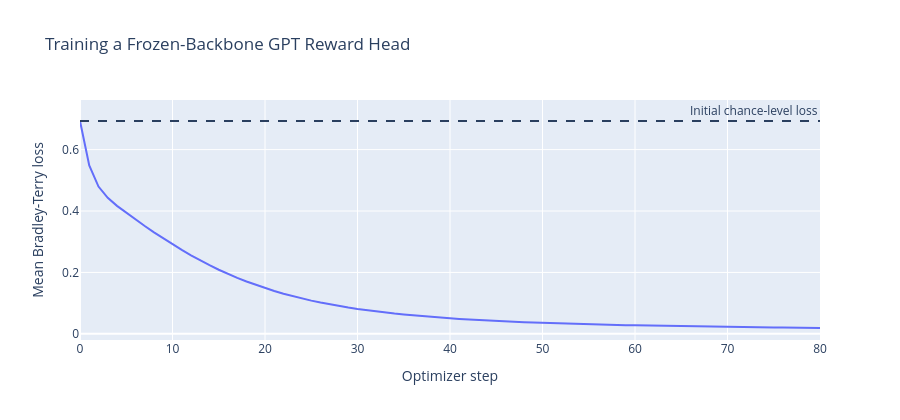

This figure's notebook cell:
### Code cell
import plotly.graph_objects as go

reward_fig = go.Figure()

reward_fig.add_trace(
    go.Scatter(
        x=list(range(len(reward_loss_history))),
        y=reward_loss_history,
        mode="lines",
        name="Bradley-Terry training loss",
        hovertemplate=(
            "Optimizer step: %{x}<br>BT loss: %{y:.5f}<extra></extra>"
        ),
    )
)

reward_fig.add_hline(
    y=float(initial_reward_loss.item()),
    line_dash="dash",
    annotation_text="Initial chance-level loss",
)

reward_fig.update_layout(
    title="Training a Frozen-Backbone GPT Reward Head",
    xaxis_title="Optimizer step",
    yaxis_title="Mean Bradley-Terry loss",
    height=420,
)

reward_fig.show()

### Figure 1 — Plotly figure (JSON) as saved in the notebook; plotly's stock layout.template omitted (floating-point values rounded to 4 significant figures)
{"data": [{"hovertemplate": "Optimizer step: %{x}<br>BT loss: %{y:.5f}<extra></extra>", "mode": "lines", "name": "Bradley-Terry training loss", "type": "scatter", "x": [0, 1, 2, 3, 4, 5, 6, 7, 8, 9, 10, 11, 12, 13, 14, 15, 16, 17, 18, 19, 20, 21, 22, 23, 24, 25, 26, 27, 28, 29, 30, 31, 32, 33, 34, 35, 36, 37, 38, 39, 40, 41, 42, 43, 44, 45, 46, 47, 48, 49, 50, 51, 52, 53, 54, 55, 56, 57, 58, 59, 60, 61, 62, 63, 64, 65, 66, 67, 68, 69, 70, 71, 72, 73, 74, 75, 76, 77, 78, 79, 80], "y": [0.6931, 0.5486, 0.4797, 0.443, 0.4169, 0.394, 0.3723, 0.3512, 0.3307, 0.3108, 0.2917, 0.2733, 0.2558, 0.2392, 0.2236, 0.2089, 0.1951, 0.1823, 0.1704, 0.1593, 0.149, 0.1395, 0.1307, 0.1226, 0.1151, 0.1082, 0.1019, 0.09605, 0.09066, 0.0857, 0.08113, 0.07691, 0.07302, 0.06942, 0.0661, 0.06303, 0.06018, 0.05754, 0.0551, 0.05283, 0.05071, 0.04874, 0.04691, 0.0452, 0.0436, 0.0421, 0.0407, 0.03938, 0.03815, 0.03698, 0.03589, 0.03486, 0.03388, 0.03296, 0.03209, 0.03126, 0.03048, 0.02973, 0.02903, 0.02835, 0.02771, 0.0271, 0.02651, 0.02595, 0.02541, 0.0249, 0.02441, 0.02393, 0.02348, 0.02304, 0.02262, 0.02221, 0.02182, 0.02144, 0.02107, 0.02072, 0.02038, 0.02005, 0.01973, 0.01941, 0.01911]}], "layout": {"annotations": [{"showarrow": false, "text": "Initial chance-level loss", "x": 1, "xanchor": "right", "xref": "x domain", "y": 0.6931, "yanchor": "bottom", "yref": "y"}], "height": 420, "shapes": [{"line": {"dash": "dash"}, "type": "line", "x0": 0, "x1": 1, "xref": "x domain", "y0": 0.6931, "y1": 0.6931, "yref": "y"}], "title": {"text": "Training a Frozen-Backbone GPT Reward Head"}, "xaxis": {"title": {"text": "Optimizer step"}}, "yaxis": {"title": {"text": "Mean Bradley-Terry loss"}}}}
